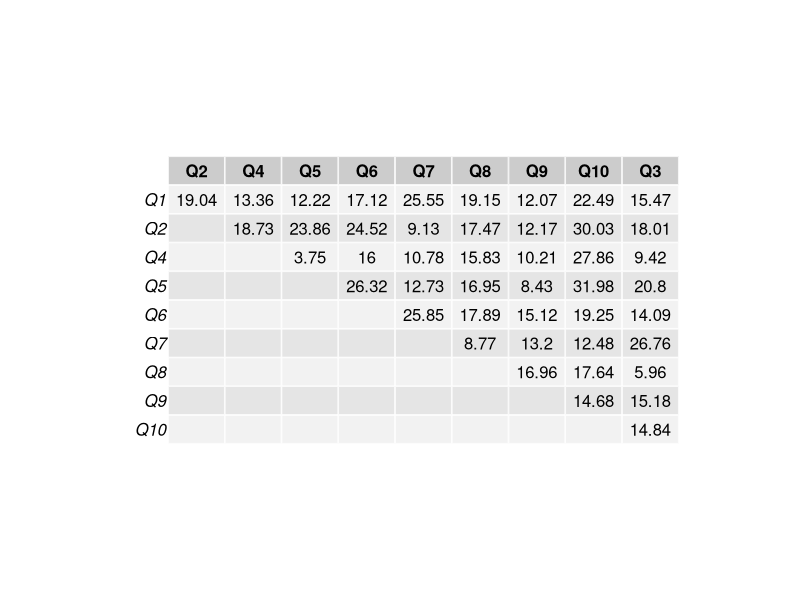
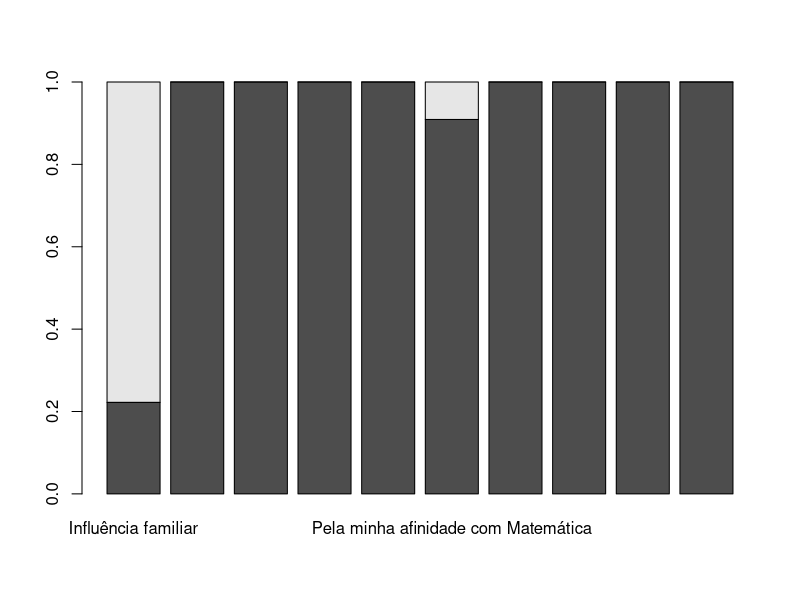
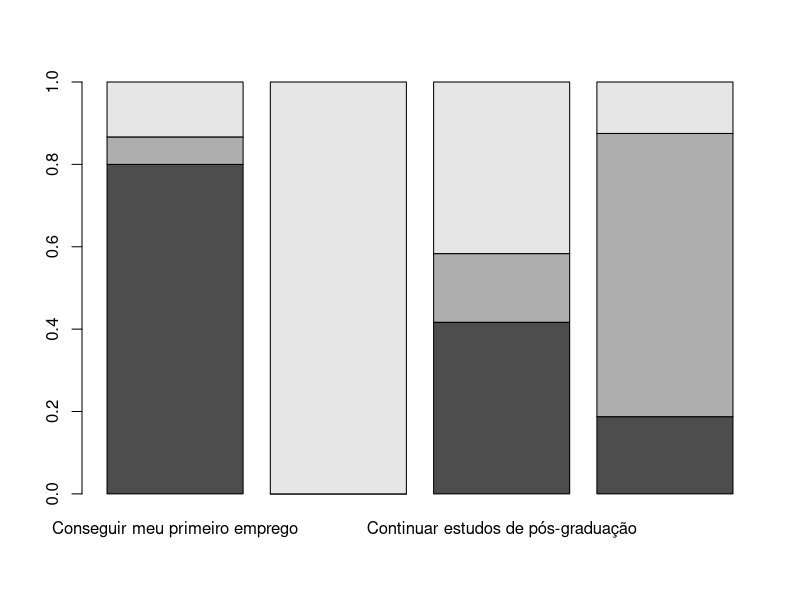
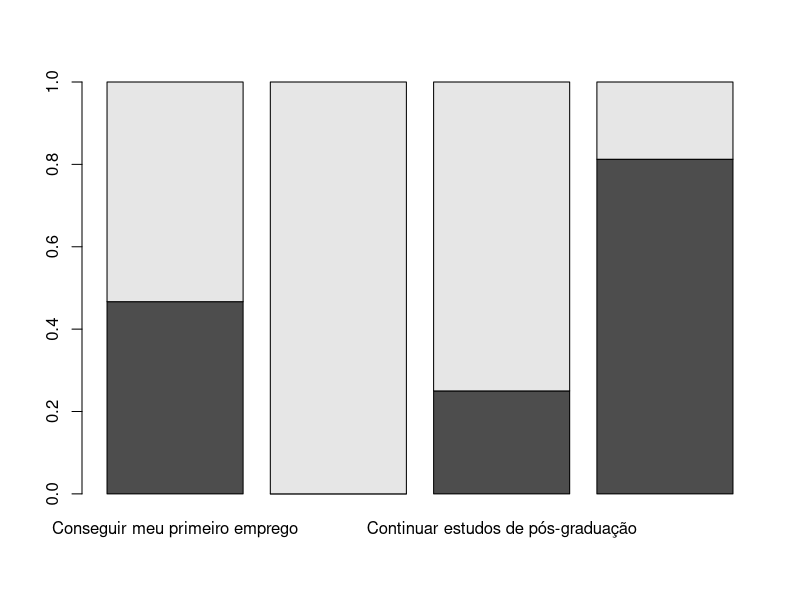
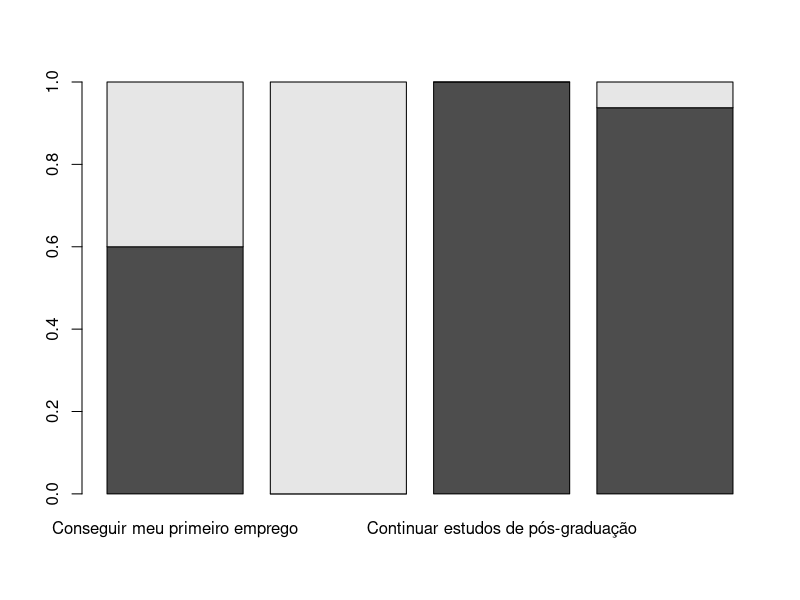
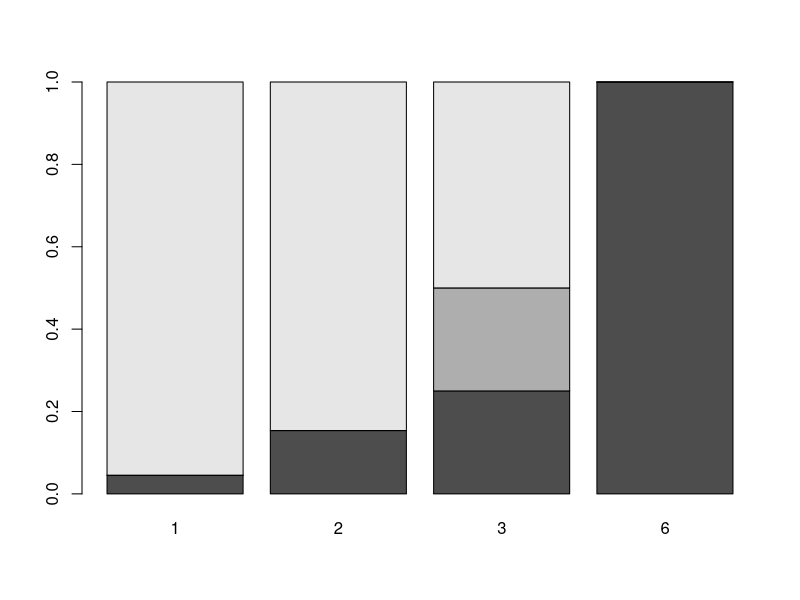

The R script that drew these images, in order:
#!/usr/bin/env Rscript

library(readr)
library(gridExtra)
dicionario <- c("ID",
                "No momento, você exerce algum tipo de atividade remunerada?",
                "Você já frequentou algum curso de nível superior antes de ser aprovado para o curso de Estatística?",
                "Em média, quanto tempo - em minutos - você demora para chegar a Universidade?",
                "Você estudou Estatística no Ensino Médio?",
                "Você tem algum familiar formado em Estatística?",
                "Qual o principal motivo do seu ingresso no curso de Estatística?",
                "No vestibular, o curso de estatística...",
                "Como você avalia sua habilidade em Matemática?",
                "Como você avalia sua habilidade em Computação?",
                "Qual a sua principal expectativa após a conclusão do curso?")

names(dicionario) <- c("ID", paste0("Q", 1:10))
dados <- read_delim("DADOS_CE081_2022.csv",
                    quote = "\"",
                    col_types = "nccnccccccc",
                    locale = locale(encoding = "ISO-8859-1",
                                    decimal_mark = ","),
                    delim = ";")
dados$Q3k <- cut(dados$Q3, breaks=6, labels=FALSE)
vq <- c(2,3,5,6,7,8,9,10,11,12)
tamanho <- c(length(vq),length(vq))
result <- array(NA, dim=tamanho)
colnames(result) <- c(paste0("Q", head((vq), n=-1)-1), "Q3")
rownames(result) <- c(paste0("Q", head((vq), n=-1)-1), "Q3")
I <- array(0, dim=tamanho)
J <- array(0, dim=tamanho)
for (k in c(1:(length(vq)-1))){
    for (l in c((k+1):length(vq))){
        item <- table(dados[,c(vq[k],vq[l])])
        I[[k,l]] <- length(item[1,])
        J[[k,l]] <- length(item[,1])
        result[[k,l]] <- (chisq.test(item))$statistic
    }
}
T <- round((sqrt((result/44)/((I-1)*(J-1))))*100, 2)
plots <- 5
bigt <- tail(sort(c(T)), n=plots)[1]
max <- which(T >= bigt, arr.ind=TRUE)
aplotar <- list(plots)
T[is.na(T)] <- ""
plots <- nrow(max)
for (m in 1:plots){
    aplotar[[m]] <- table(dados[c(vq[max[m,1]],vq[max[m,2]])])
    aplotar[[m]] = prop.table(aplotar[[m]], margin=2)
}

arquivo <- 0
resolucao <- 150

png(filename=paste0("plot", sprintf("%02d", arquivo), ".png"),
    width=900, height=600, res=resolucao)
arquivo <- arquivo+1
grid.table(T[1:9,2:10])

for (p in 1:plots){
    png(filename=paste0("Q",vq[max[p,1]]-1, "xQ", vq[max[p,2]]-1, ".png"),
        width=800, height=600, res=resolucao)
    barplot(aplotar[[p]])
}
